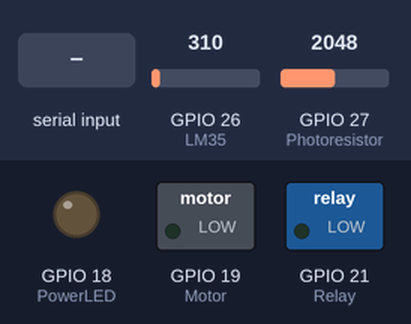
The program below on a simulated ESP32. Parts: switched loads named in the program (green lamp = pin HIGH), output pins drawn as LEDs (lit = HIGH). The inputs (shaded band) are chosen by the test bench; at power-on: GPIO 26 (LM35) = 310, GPIO 27 (Photoresistor) = 2048. Nothing arrives over Bluetooth unless stated.

Above: at 3.4 s.
3.5 s: GPIO 26 (LM35) set to 336
At 6.4 s:
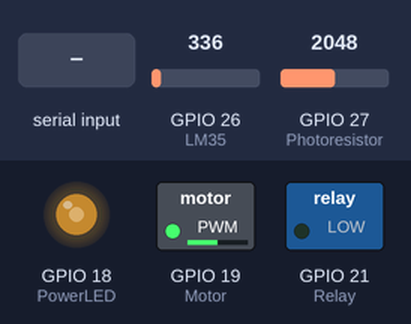
6.7 s: GPIO 27 (Photoresistor) set to 2866
8.3 s: GPIO 27 (Photoresistor) set to 2903
At 9.9 s:
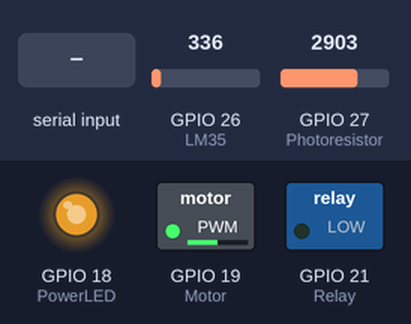
10.2 s: "90,45\n" received over the second serial link
At 12.3 s:
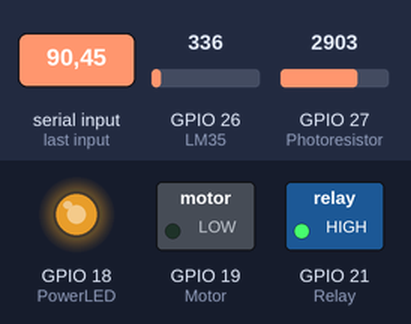
13.4 s: "1\n" received over the second serial link
At 14.0 s:
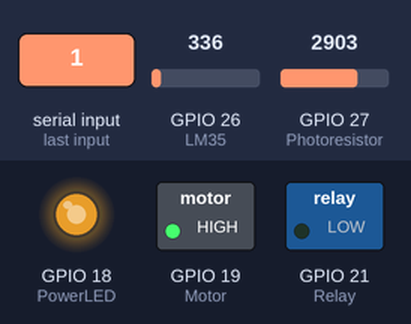
15.1 s: "30,150\n" received over the second serial link
At 15.34 s:
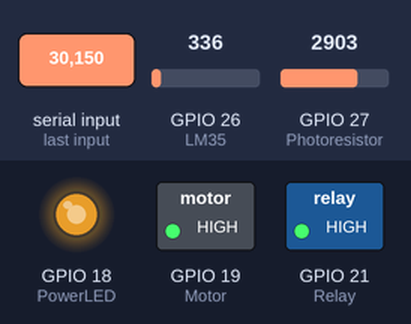
Timing chart, 0 to 17.8 s (numbered marks = the images above; inputs shaded):
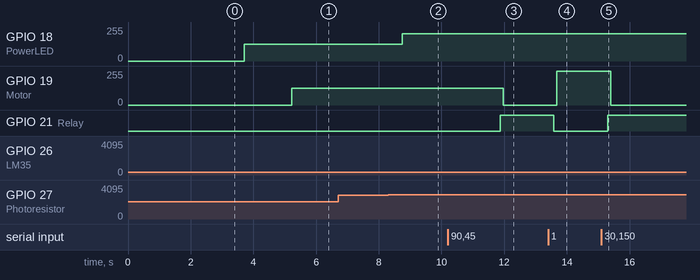

The program:

main.cpp
```cpp
#include <Arduino.h>
#include "BluetoothSerial.h"

// Pin Definitions
// Sensors
const int LM35 = 26;
const int Photoresistor = 27;
// Actuators
const int Relay = 21;
const int Motor = 19;
const int PowerLED = 18;
// HMI - Bluetooth
BluetoothSerial SerialBT;
String BLName = "ESP32_MAE";

// Variables
int tempSensor;
int tempControl = 25;

int lightSensor;

String BT_Data;
int HMI_Data [7];

// Functions
int readTempSensor();
int readLightSensor();
int readBluetooth();
void readHMI();
void controlRelay(int num);
void controlMotor(int num);
void controlPowerLED(int num);
void updateHMI_int(String identifier, int value);
void updateHMI_txt(String identifier, String text);

void setup() {
  // Pin Initialization
  // Sensors
  pinMode(LM35, INPUT);
  pinMode(Photoresistor, INPUT);
  // Actuators
  pinMode(Relay, OUTPUT);

  ledcSetup(0, 5000, 10); // Channel, frequency, resolution
  ledcAttachPin(Motor, 0);

  ledcSetup(1, 5000, 10); // Channel, frequency, resolution
  ledcAttachPin(PowerLED, 1);

  // HMI - Nextion Initialization
  Serial2.begin(9600);
  // Bluetooth Initialization
  SerialBT.begin(BLName);
  delay(1000);
  updateHMI_txt("t11", BLName);
  delay(1000);
  // Update control data
  updateHMI_int("n1", tempControl);
  SerialBT.println("Temperature: " + String(tempControl) + " C");
}

void loop() {
  // ## Temperature control ##
  // Read sensor
  tempSensor = readTempSensor();
  if(tempSensor > 35) tempSensor = 35;
  updateHMI_int("n0", tempSensor);
  // Read control variables
  if(SerialBT.available() > 0) {
    tempControl = readBluetooth();
  } else if(Serial2.available() > 0) {
    readHMI();
  }
  updateHMI_int("n1", tempControl);
  // Control actuators
  if(tempControl - 1 <= tempSensor && tempSensor <= tempControl + 1) {
    controlRelay(0);
    updateHMI_txt("t2", "OFF");
    controlMotor(0);
    updateHMI_txt("t4", "OFF");
  } else if(tempSensor < tempControl - 1) {
    controlRelay(1);
    updateHMI_txt("t2", "ON");
    controlMotor(0);
    updateHMI_txt("t4", "OFF");
  } else if(tempControl + 1 < tempSensor && tempSensor < tempControl + 3) {
    controlRelay(0);
    updateHMI_txt("t2", "OFF");
    controlMotor(50); // 50% duty cycle
    updateHMI_txt("t4", "50%");
  } else if(tempControl + 3 <= tempSensor && tempSensor <= tempControl + 5) {
    controlRelay(0);
    updateHMI_txt("t2", "OFF");
    controlMotor(80); // 80% duty cycle
    updateHMI_txt("t4", "80%");
  } else if(tempSensor > tempControl + 5) {
    controlRelay(0);
    updateHMI_txt("t2", "OFF");
    controlMotor(100); // 100% duty cycle
    updateHMI_txt("t4", "100%");
  }
  // ## Light control ##
  // Read sensor
  lightSensor = readLightSensor();
  updateHMI_int("n2", lightSensor);
  // Control actuators
  if(lightSensor < 20) {
    controlPowerLED(100); // 100% duty cycle
    updateHMI_txt("t6", "100%");
  } else if(20 < lightSensor && lightSensor < 30) {
    controlPowerLED(80); // 80% duty cycle
    updateHMI_txt("t6", "80%");
  } else if (30 < lightSensor && lightSensor < 40) {
    controlPowerLED(60); // 60% duty cycle
    updateHMI_txt("t6", "60%");
  } else if (40 < lightSensor && lightSensor < 60) {
    controlPowerLED(50); // 50% duty cycle
    updateHMI_txt("t6", "50%");
  } else if (60 < lightSensor && lightSensor < 80) {
    controlPowerLED(30); // 30% duty cycle
    updateHMI_txt("t6", "30%");
  } else if (80 < lightSensor) {
    controlPowerLED(0); // 0% duty cycle
    updateHMI_txt("t6", "OFF");
  }
  delay(100);
}

// Function Definitions
int readTempSensor() {
  float ADC = 0;
  for(int i = 0; i < 100; i++) {
    ADC += analogRead(LM35);
    delay(10);
  }
  ADC /= 100;
  return (ADC * (3300.0 / 4095.0) / 10.0);
}

int readLightSensor() {
  float ADC = analogRead(Photoresistor);
  return (1 - (ADC / 4095.0)) * 100;
}

int readBluetooth() {
  BT_Data = SerialBT.readStringUntil('\n');
  SerialBT.println("Control temperature: " + BT_Data + " C");
  return BT_Data.toInt();
}

void readHMI() {
  int i = 0;
  while(i < 7) {
    int read = Serial2.read();
    if(read == -1)
      continue;
    HMI_Data[i] = read;
    i++;
    delay(10);
  }

  if(HMI_Data[3] == 1) {
    if(HMI_Data[2] == 12)
      tempControl += 1;
    else if(HMI_Data[2] == 13)
      tempControl -= 1;
  }
}

void controlRelay(int num) {
  digitalWrite(Relay, num);
}

void controlMotor(int num) {
  int dutyCycle = num * (1023.0 / 100);
  ledcWrite(0, dutyCycle);
}

void controlPowerLED(int num) {
  int dutyCycle = num * (1023.0 / 100);
  ledcWrite(1, dutyCycle);
}

void updateHMI_int(String identifier, int value) {
  String command = identifier + ".val=" + value;
  Serial2.print(command);
  Serial2.write(0xFF);
  Serial2.write(0xFF);
  Serial2.write(0xFF);
  delay(100);
}

void updateHMI_txt(String identifier, String text) {
  String command = identifier + ".txt=\"" + text + "\"";
  Serial2.print(command);
  Serial2.write(0xFF);
  Serial2.write(0xFF);
  Serial2.write(0xFF);
  delay(100);
}
```

Measured:
- the behaviour switches between 335 and 336 on GPIO 26 (LM35) (found by bisection; images 0 and 1)
- the behaviour switches between 2866 and 2867 on GPIO 27 (Photoresistor) (found by bisection; images 1 and 2)
- after the input at 3.5 s, GPIO 19 (Motor): 0/255 → 127/255 after 1.7 s
- after the input at 6.7 s, every drawn part: stays the same
- after the input at 8.3 s, GPIO 18 (PowerLED): 127/255 → 204/255 after 0.45 s
- after the input at 10.2 s, GPIO 19 (Motor): 127/255 → 0/255 after 1.8 s; GPIO 21 (Relay): LOW → HIGH after 1.7 s
- after the input at 13.4 s, GPIO 19 (Motor): 0/255 → 255/255 after 0.28 s; GPIO 21 (Relay): HIGH → LOW after 0.18 s
- after the input at 15.1 s, GPIO 19 (Motor): 255/255 → 0/255 after 0.30 s; GPIO 21 (Relay): LOW → HIGH after 0.20 s
